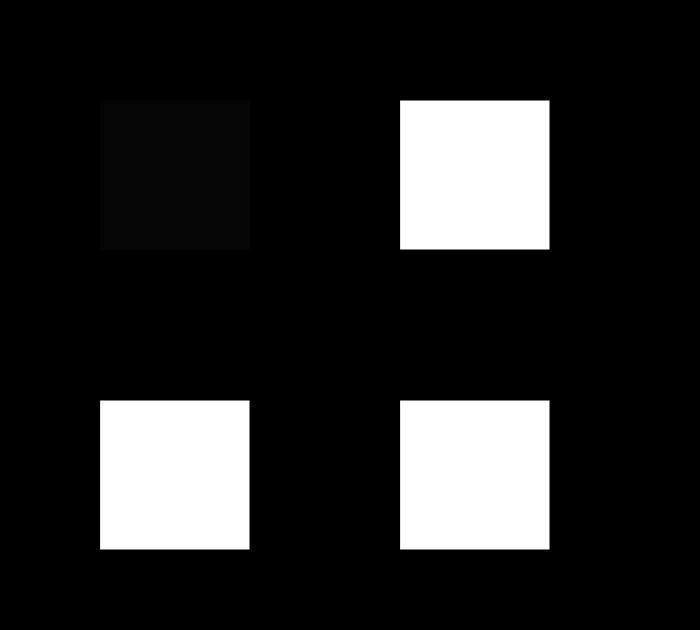
Frame 1 (no input)
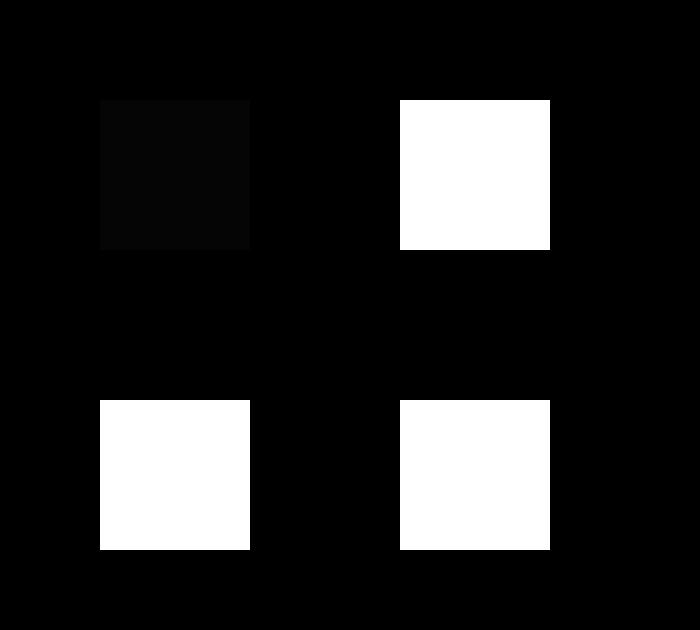
Frame 60 (no input)
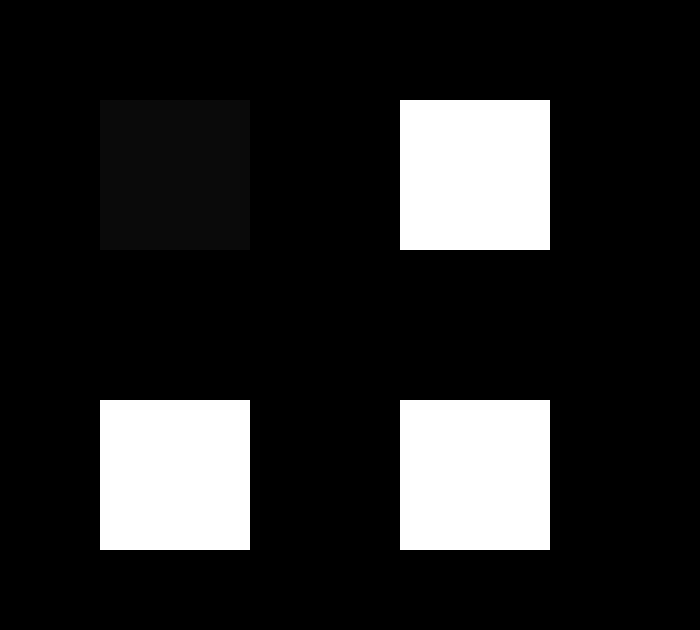
Frame 120 (the mouse pressed at the canvas centre since frame 60)

The p5.js sketch that drew these frames (run headless with seeded random() and noise() and a simulated clock; from frame 60 on, the mouse is pressed at the canvas centre):

// p5.js sketch
// ── sketch.js
function setup() {
createCanvas(700,630);

}
var value = 0;
function draw() {
  background(0);
   
 //Normal 
   fill(255);
   rect(100,100,150,150);
   rect(400,400,150,150);
   rect(400,100,150,150);
   rect(100,400,150,150);

//Glitch
  
  fill(value);
  noStroke();
  rect(100,100,150,150);
}

function mouseMoved() {
  value = value + 5;
  if (value > 255) {
    value = 0;
  }
}
